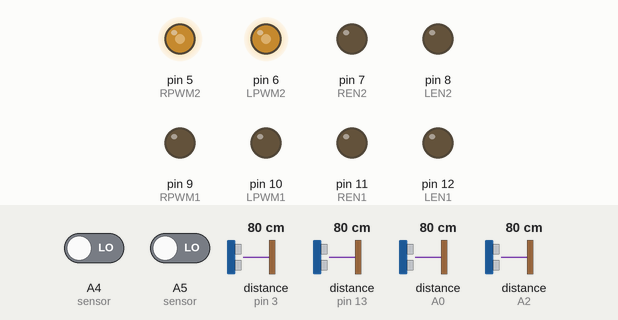
The sketch below on a simulated Arduino Uno, built with avr-gcc and run on an emulated ATmega328P. Shown: output pins drawn as LEDs (lit = HIGH). Wiring (inferred from the names in the program): 4 × ultrasonic range finder: trigger pin 2, echo pin 3 / trigger pin 4, echo pin 13 / trigger A1, echo A0 / trigger A3, echo A2. The test bench sets the inputs (shaded band); at power-on: A4 (sensor) LOW, A5 (sensor) LOW, distance to the obstacle (sensors on pin 3, pin 13, A0, A2) 80 cm. The echo pulse lasts 58.3 µs per cm; pins used as bus, display or sensor lines are not drawn.

Above: at 1.2 s.
1.3 s: A4 (sensor) driven HIGH
At 2.2 s:
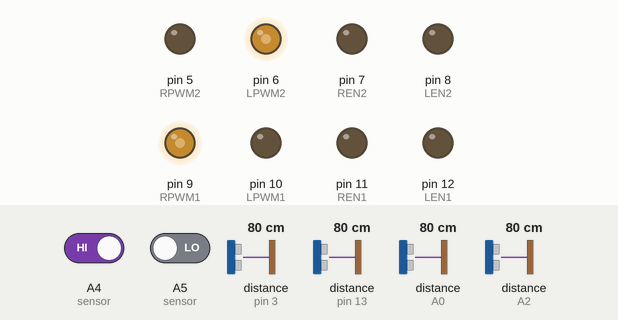
2.8 s: A5 (sensor) driven HIGH
At 4.2 s:
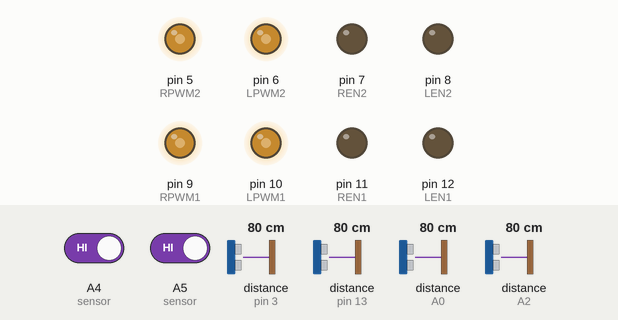
5.8 s: distance to the obstacle (sensor on pin 3) set to 2 cm
8.8 s: A4 (sensor) driven LOW
At 9.2 s:
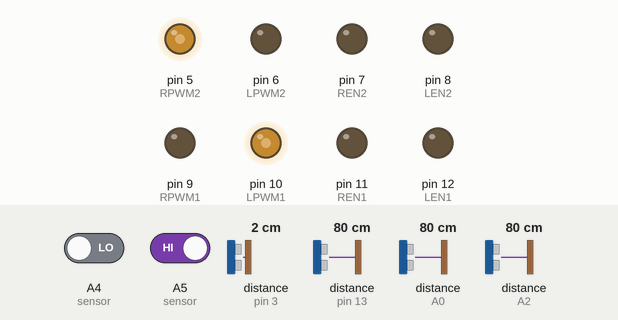
Timing chart, 0 to 11.4 s (numbered marks = the images above; inputs shaded):
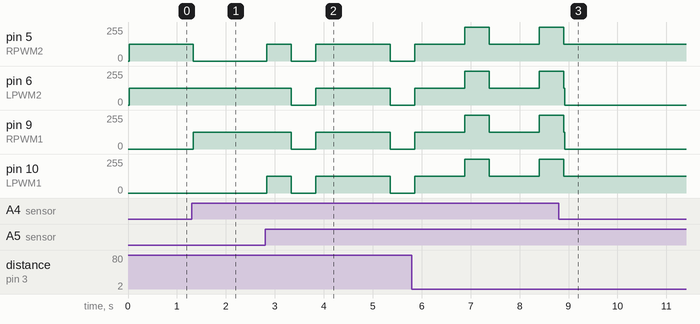

Measured:
- after the input at 1.3 s, pin 5 (RPWM2): 127/255 → 0/255 at once; pin 9 (RPWM1): 0/255 → 127/255 at once
- after the input at 2.8 s, pin 5 (RPWM2), pin 10 (LPWM1): 0/255 → 127/255 at once, → 0/255 0.50 s later, → 127/255 0.50 s later, → 0/255 1.5 s later; pin 6 (LPWM2), pin 9 (RPWM1): 127/255 → 0/255 after 0.54 s, → 127/255 0.50 s later, → 0/255 1.5 s later
- after the input at 8.8 s, pin 5 (RPWM2), pin 10 (LPWM1): goes on until 8.9 s, then stays 127/255

The sketch:

sketch_kronosai3.ino
```cpp
// Define pins
#define RPWM2 5
#define LPWM2 6
#define REN2 7
#define LEN2 8
#define RPWM1 9
#define LPWM1 10
#define REN1 11
#define LEN1 12

#define actDelay 10
#define maxRange 60
unsigned long lastAttackTime = 0;
unsigned long cooldownPeriod = 1000; // 1-second cooldown

// Define sensor pins
int trig1 = 4;   int echo1 = 13;  // LEFT FRONT SENSOR
int trig2 = A1;  int echo2 = A0;  // RIGHT FRONT SENSOR
int trig3 = 2;   int echo3 = 3;   // LEFT SIDE SENSOR
int trig4 = A3;  int echo4 = A2;  // RIGHT SIDE SENSOR

void setup() {
  pinMode(trig1, OUTPUT);  pinMode(echo1, INPUT);
  pinMode(trig2, OUTPUT);  pinMode(echo2, INPUT);
  pinMode(trig3, OUTPUT);  pinMode(echo3, INPUT);
  pinMode(trig4, OUTPUT);  pinMode(echo4, INPUT);
  pinMode(LPWM1, OUTPUT);  pinMode(RPWM1, OUTPUT);
  pinMode(LPWM2, OUTPUT);  pinMode(RPWM2, OUTPUT);
  pinMode(LEN1, OUTPUT);   pinMode(LEN2, OUTPUT);
  pinMode(REN1, OUTPUT);   pinMode(REN2, OUTPUT);
  pinMode(A4, INPUT);      pinMode(A5, INPUT);
}

void loop() {
  int AINL = digitalRead(A4);  // analog input sensor L
  int AINR = digitalRead(A5);  // analog input sensor C
  long duration1, distance1;
  long duration2, distance2;
  long duration4, distance4;
  long duration3, distance3;

  // Read sensors
  digitalWrite(trig1, LOW);   delayMicroseconds(2);
  digitalWrite(trig1, HIGH);  delayMicroseconds(10);  digitalWrite(trig1, LOW);
  duration1 = pulseIn(echo1, HIGH);
  distance1 = (duration1 / 2) / 29.1;
  digitalWrite(trig2, LOW);   delayMicroseconds(2);
  digitalWrite(trig2, HIGH);  delayMicroseconds(10);  digitalWrite(trig2, LOW);
  duration2 = pulseIn(echo2, HIGH);
  distance2 = (duration2 / 2) / 29.1;
  digitalWrite(trig3, LOW);   delayMicroseconds(2);
  digitalWrite(trig3, HIGH);  delayMicroseconds(10);  digitalWrite(trig3, LOW);
  duration3 = pulseIn(echo3, HIGH);
  distance3 = (duration3 / 2) / 29.1;
  digitalWrite(trig4, LOW);   delayMicroseconds(2);
  digitalWrite(trig4, HIGH);  delayMicroseconds(10);  digitalWrite(trig4, LOW);
  duration4 = pulseIn(echo4, HIGH);
  distance4 = (duration4 / 2) / 29.1;

  // Trap and Charge behavior
  if (AINL && AINR && millis() - lastAttackTime >= cooldownPeriod) {
    if ((distance1 > maxRange && distance2 > maxRange) && distance3 <= maxRange && distance4 > maxRange) {
      // Attack after trap
      chargeForward();
      lastAttackTime = millis();
    }
  }

  // Taunt spin behavior (optional)
  if (AINL && AINR && millis() - lastAttackTime >= cooldownPeriod && distance1 > maxRange && distance2 > maxRange) {
    tauntSpin();
    lastAttackTime = millis();
  }

  // Regular movement (default behavior when no other action is happening)
  if (!AINL && !AINR) { // 00
    moveBackward();
  } else if (!AINL && AINR) { // 01
    moveRight();
  } else if (AINL && !AINR) { // 10
    moveLeft();
  } else if (AINL && AINR) { // 11
    searchArea();
  }
}

void moveForward() {
  analogWrite(LPWM1, 127);
  analogWrite(LPWM2, 127);
  analogWrite(RPWM1, 127);
  analogWrite(RPWM2, 127);
  delay(actDelay);
}

void moveBackward() {
  analogWrite(LPWM1, 0);
  analogWrite(LPWM2, 127);
  analogWrite(RPWM1, 0);
  analogWrite(RPWM2, 127);
  delay(actDelay);
}

void moveLeft() {
  analogWrite(LPWM1, 0);
  analogWrite(LPWM2, 127);
  analogWrite(RPWM1, 127);
  analogWrite(RPWM2, 0);
  delay(actDelay);
}

void moveRight() {
  analogWrite(LPWM1, 127);
  analogWrite(LPWM2, 0);
  analogWrite(RPWM1, 0);
  analogWrite(RPWM2, 127);
  delay(actDelay);
}

void searchArea() {
  analogWrite(LPWM1, 127);
  analogWrite(LPWM2, 127);
  analogWrite(RPWM1, 127);
  analogWrite(RPWM2, 127);
  delay(actDelay);
}

void chargeForward() {
  analogWrite(LPWM1, 255);
  analogWrite(LPWM2, 255);
  analogWrite(RPWM1, 255);
  analogWrite(RPWM2, 255);
  delay(500);  // Charge for 500ms
}

void tauntSpin() {
  // Spin left for 500ms
  analogWrite(LPWM1, 127);
  analogWrite(LPWM2, 127);
  analogWrite(RPWM1, 127);
  analogWrite(RPWM2, 127);
  delay(500);

  // Spin right for 500ms
  analogWrite(LPWM1, 0);
  analogWrite(LPWM2, 0);
  analogWrite(RPWM1, 0);
  analogWrite(RPWM2, 0);
  delay(500);
}
```
